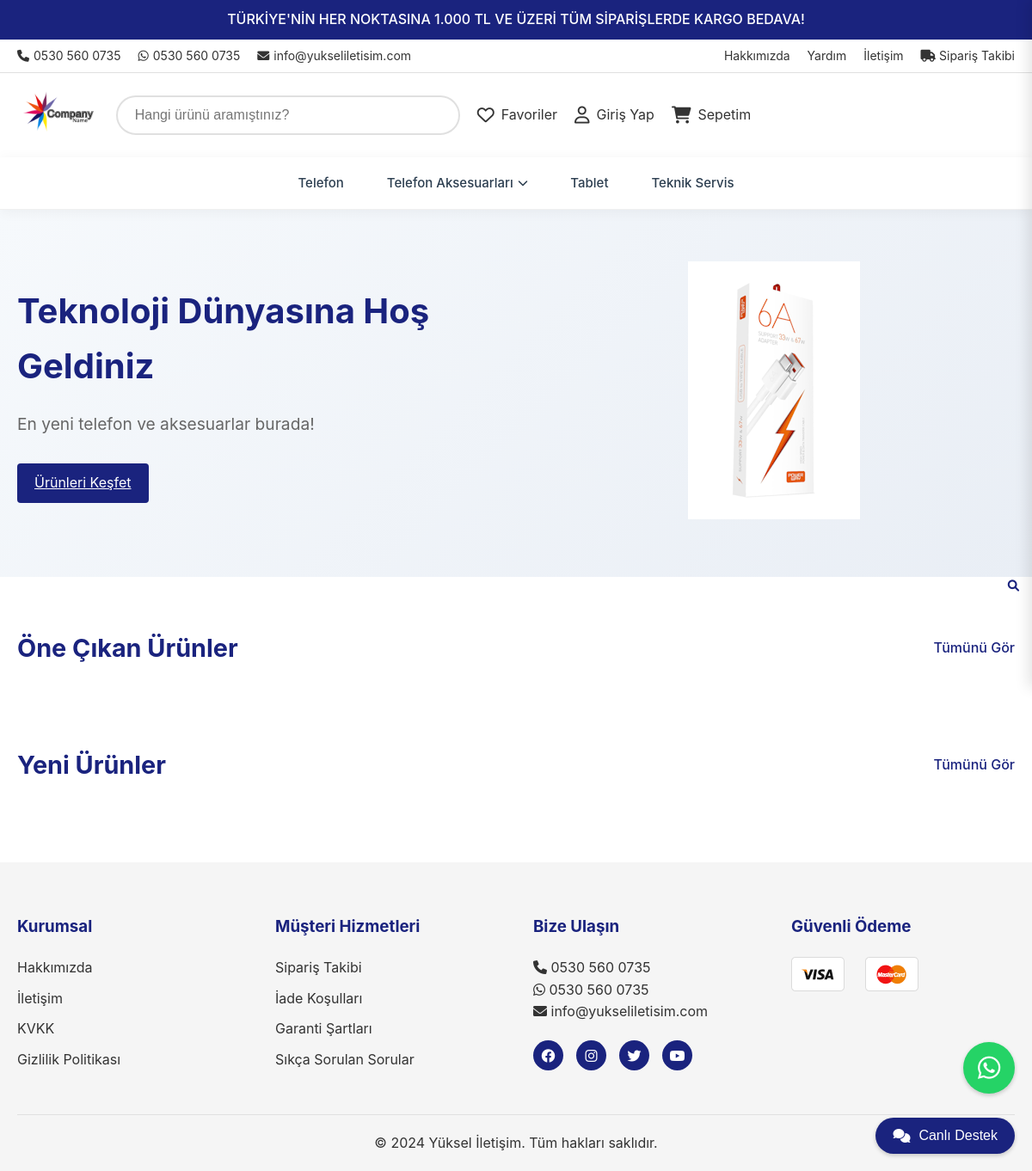
The page / on the database its author committed.
### models.py (models this page shows, shortened)
class Category(db.Model):
    id = db.Column(db.Integer, primary_key=True)
    name = db.Column(db.String(100), nullable=False)
    slug = db.Column(db.String(100), unique=True)
    description = db.Column(db.Text)
    parent_id = db.Column(db.Integer, db.ForeignKey('category.id'))
    image = db.Column(db.String(200))
    is_active = db.Column(db.Boolean, default=True)
    order = db.Column(db.Integer, default=0)
    meta_title = db.Column(db.String(200))
    meta_description = db.Column(db.Text)
    created_at = db.Column(db.DateTime, default=datetime.utcnow)
    updated_at = db.Column(db.DateTime, default=datetime.utcnow, onupdate=datetime.utcnow)
    children = db.relationship(
        'Category',
        backref=db.backref('parent', remote_side=[id]),
        lazy='dynamic'
    )

### app.py (the view)
    @app.route('/')
    def index():
        categories = Category.query.filter_by(parent_id=None).order_by(Category.order.asc()).all()
        featured_products = Product.query.order_by(db.func.random()).limit(8).all()
        new_products = Product.query.order_by(Product.created_at.desc()).limit(8).all()
        return render_template('index.html',
                            categories=categories,
                            featured_products=featured_products,
                            new_products=new_products)

### templates/index.html (shortened to what this page needs)
{% extends 'base.html' %}
{% block content %}
<section class="hero-slider">
    <div class="container">
        <div class="slider-wrapper">
            <div class="slide active">
                <div class="slide-content">
                    <div class="slide-text">
                        <h2>Teknoloji Dünyasına Hoş Geldiniz</h2>
                        <p>En yeni telefon ve aksesuarlar burada!</p>
                        <a href="#featured" class="btn btn-primary">Ürünleri Keşfet</a>
                    </div>
                    <div class="slide-image">
                        <img src="{{ url_for('static', filename='images/hero-image.png') }}"
                             alt="Hero Image">
                    </div>
                </div>
            </div>
        </div>
    </div>
</section>
<section class="featured-products" id="featured">
    <div class="container">
        <div class="section-header">
            <h2>Öne Çıkan Ürünler</h2>
            <a href="{{ url_for('admin.products') }}" class="view-all">Tümünü Gör</a>
        </div>
    </div>
</section>
<section class="new-products">
    <div class="container">
        <div class="section-header">
            <h2>Yeni Ürünler</h2>
            <a href="{{ url_for('admin.products') }}" class="view-all">Tümünü Gör</a>
        </div>
    </div>
</section>
{% endblock %}

### templates/base.html (shortened to what this page needs)
<!DOCTYPE html>
<html lang="tr">
<head>
    <link rel="stylesheet" href="https://cdnjs.cloudflare.com/ajax/libs/font-awesome/6.0.0/css/all.min.css">
    <link rel="stylesheet" href="{{ url_for('static', filename='css/main.css') }}">
</head>
<body>
    <div class="announcement-bar">
        TÜRKİYE'NİN HER NOKTASINA 1.000 TL VE ÜZERİ TÜM SİPARİŞLERDE KARGO BEDAVA!
    </div>
    <div class="top-bar">
        <div class="container">
            <div class="header-contact">
                <a href="tel:05305600735">
                    <i class="fas fa-phone"></i>
                    0530 560 0735
                </a>
                <a href="https://wa.me/05305600735">
                    <i class="fab fa-whatsapp"></i>
                    0530 560 0735
                </a>
                <a href="mailto:info@yukseliletisim.com">
                    <i class="fas fa-envelope"></i>
                    info@yukseliletisim.com
                </a>
            </div>
            <div class="header-menu">
                <a href="{{ url_for('index') }}">Hakkımızda</a>
                <a href="{{ url_for('index') }}">Yardım</a>
                <a href="{{ url_for('index') }}">İletişim</a>
                <a href="{{ url_for('index') }}">
                    <i class="fas fa-truck"></i>
                    Sipariş Takibi
                </a>
            </div>
        </div>
    </div>
    <header class="main-header">
        <div class="container">
            <div class="logo">
                <a href="{{ url_for('index') }}">
                    <img src="{{ url_for('static', filename='images/logo.png') }}"
                         onerror="this.src='\/static\/images\/default-logo.png'"
                         alt="Yüksel İletişim">
                </a>
            </div>
            <div class="search-container">
                <form action="{{ url_for('search') }}" method="GET">
                    <input type="text"
                           name="q"
                           class="search-input"
                           placeholder="Hangi ürünü aramıştınız?"
                           autocomplete="off"
                           required>
                    <button type="submit" class="search-button">
                        <i class="fas fa-search"></i>
                    </button>
                </form>
            </div>
            <div class="user-menu">
                <a href="{{ url_for('index') }}" class="menu-item">
                    <i class="far fa-heart"></i>
                    <span>Favoriler</span>
                </a>
                {% if current_user.is_authenticated %}
                <a href="{{ url_for('index') }}" class="menu-item">
                    <i class="far fa-user"></i>
                    <span>Hesabım</span>
                </a>
                {% else %}
                <a href="{{ url_for('login') }}" class="menu-item">
                    <i class="far fa-user"></i>
                    <span>Giriş Yap</span>
                </a>
                {% endif %}
                <a href="{{ url_for('cart') }}" class="menu-item cart">
                    <i class="fas fa-shopping-cart"></i>
                    <span>Sepetim</span>
                </a>
            </div>
        </div>
    </header>
    <nav class="main-nav">
        <div class="container">
            <div class="nav-wrapper">
                <ul class="nav-list">
                    {% for category in categories %}
                    <li class="nav-item {% if category.children.count() > 0 %}has-dropdown{% endif %}">
                        <a href="{{ url_for('category_products', category_name=category.name) }}" class="nav-link">
                            {{ category.name }}
                            {% if category.children.count() > 0 %}
                            <i class="fas fa-chevron-down"></i>
                            {% endif %}
                        </a>
                    </li>
                    {% endfor %}
                </ul>
            </div>
        </div>
    </nav>
    <main>
        {% block content %}{% endblock %}
    </main>
    <footer>
        <div class="container">
            <div class="footer-content">
                <div class="footer-section">
                    <h3>Kurumsal</h3>
                    <ul>
                        <li><a href="{{ url_for('index') }}">Hakkımızda</a></li>
                        <li><a href="{{ url_for('index') }}">İletişim</a></li>
                        <li><a href="{{ url_for('index') }}">KVKK</a></li>
                        <li><a href="{{ url_for('index') }}">Gizlilik Politikası</a></li>
                    </ul>
                </div>
                <div class="footer-section">
                    <h3>Müşteri Hizmetleri</h3>
                    <ul>
                        <li><a href="{{ url_for('index') }}">Sipariş Takibi</a></li>
                        <li><a href="{{ url_for('index') }}">İade Koşulları</a></li>
                        <li><a href="{{ url_for('index') }}">Garanti Şartları</a></li>
                        <li><a href="{{ url_for('index') }}">Sıkça Sorulan Sorular</a></li>
                    </ul>
                </div>
                <div class="footer-section">
                    <h3>Bize Ulaşın</h3>
                    <div class="contact-info">
                        <p><i class="fas fa-phone"></i> 0530 560 0735</p>
                        <p><i class="fab fa-whatsapp"></i> 0530 560 0735</p>
                        <p><i class="fas fa-envelope"></i> info@yukseliletisim.com</p>
                    </div>
                    <div class="social-media">
                        <a href="#" target="_blank"><i class="fab fa-facebook"></i></a>
                        <a href="#" target="_blank"><i class="fab fa-instagram"></i></a>
                        <a href="#" target="_blank"><i class="fab fa-twitter"></i></a>
                        <a href="#" target="_blank"><i class="fab fa-youtube"></i></a>
                    </div>
                </div>
                <div class="footer-section">
                    <h3>Güvenli Ödeme</h3>
                    <div class="payment-methods">
                        <img src="{{ url_for('static', filename='images/payment-methods.png') }}"
                             onerror="this.style.display='none'"
                             alt="Ödeme Yöntemleri">
                    </div>
                </div>
            </div>
            <div class="footer-bottom">
                <p>&copy; 2024 Yüksel İletişim. Tüm hakları saklıdır.</p>
            </div>
        </div>
    </footer>
    <div class="whatsapp-float">
        <a href="https://wa.me/05305600735" target="_blank">
            <i class="fab fa-whatsapp"></i>
        </a>
    </div>
    <div class="live-chat-float">
        <button id="liveChatButton">
            <i class="fas fa-comments"></i>
            <span>Canlı Destek</span>
        </button>
    </div>
</body>
</html>

### static/css/main.css (style rules this page uses)
:root { --primary-color: #1a237e; --secondary-color: #e31837; --text-color: #333; --light-gray: #f5f5f5; --border-color: #e0e0e0; }
* { margin: 0; padding: 0; box-sizing: border-box; }
body { font-family: -apple-system, BlinkMacSystemFont, 'Segoe UI', Roboto, Oxygen, Ubuntu, Cantarell, sans-serif; line-height: 1.6; color: var(--text-color); }
.container { max-width: 1400px; margin: 0 auto; padding: 0 20px; }
.top-bar { background: white; border-bottom: 1px solid var(--border-color); padding: 8px 0; }
.top-bar .container { display: flex; justify-content: space-between; align-items: center; }
.header-contact { display: flex; gap: 20px; }
.header-contact a { color: var(--text-color); text-decoration: none; font-size: 14px; display: flex; align-items: center; gap: 5px; }
.header-menu { display: flex; gap: 20px; }
.header-menu a { color: var(--text-color); text-decoration: none; font-size: 14px; }
.main-header { padding: 20px 0; background: white; }
.main-header .container { display: flex; align-items: center; gap: 40px; }
.logo img { height: 50px; }
.search-container { flex: 1; max-width: 600px; }
.search-input { width: 100%; padding: 12px 20px; border: 2px solid var(--border-color); border-radius: 25px; font-size: 16px; }
.search-button { position: absolute; right: 15px; top: 50%; transform: translateY(-50%); background: none; border: none; color: var(--primary-color); cursor: pointer; }
.user-menu { display: flex; align-items: center; gap: 20px; }
.menu-item { text-decoration: none; color: var(--text-color); display: flex; align-items: center; gap: 5px; }
.cart { position: relative; }
.main-nav { background: #ffffff; box-shadow: 0 2px 15px rgba(0,0,0,0.05); position: sticky; top: 0; z-index: 1000; border-bottom: 1px solid #f0f0f0; }
.nav-wrapper { display: flex; justify-content: center; align-items: center; height: 60px; }
.container { max-width: 1400px; margin: 0 auto; padding: 0 20px; width: 100%; }
.nav-list { list-style: none; padding: 0; margin: 0; display: flex; justify-content: center; align-items: center; gap: 10px; }
.nav-item { position: relative; }
.nav-link { display: flex; align-items: center; padding: 10px 20px; color: #2c3e50; text-decoration: none; font-weight: 500; transition: all 0.3s; border-radius: 8px; font-size: 15px; }
.nav-link i { margin-left: 6px; font-size: 12px; transition: transform 0.3s; }
footer { background: var(--light-gray); padding: 60px 0 20px; margin-top: 60px; }
.footer-content { display: grid; grid-template-columns: repeat(4, 1fr); gap: 40px; }
.footer-section h3 { color: var(--primary-color); margin-bottom: 20px; }
.footer-section ul { list-style: none; }
.footer-section ul li { margin-bottom: 10px; }
.footer-section a { color: var(--text-color); text-decoration: none; }
.social-media { display: flex; gap: 15px; margin-top: 20px; }
.social-media a { width: 35px; height: 35px; background: var(--primary-color); color: white; border-radius: 50%; display: flex; align-items: center; justify-content: center; }
.footer-bottom { margin-top: 40px; padding-top: 20px; border-top: 1px solid var(--border-color); text-align: center; }
.whatsapp-float { position: fixed; bottom: 90px; right: 20px; z-index: 1000; }
.whatsapp-float a { display: flex; align-items: center; justify-content: center; width: 60px; height: 60px; background: #25D366; color: white; border-radius: 50%; font-size: 30px; text-decoration: none; box-shadow: 0 2px 5px rgba(0,0,0,0.2); }
.live-chat-float { position: fixed; bottom: 20px; right: 20px; z-index: 1000; }
#liveChatButton { display: flex; align-items: center; gap: 10px; padding: 12px 20px; background: var(--primary-color); color: white; border: none; border-radius: 25px; font-size: 16px; cursor: pointer; box-shadow: 0 2px 5px rgba(0,0,0,0.2); transition: all 0.3s ease; }
.announcement-bar { background: var(--primary-color); color: white; text-align: center; padding: 10px; font-weight: 500; position: relative; z-index: 1000; }
@media (max-width: 1200px) { .main-header .container { gap: 20px; } }
@media (max-width: 1200px) { .search-container { max-width: 400px; } }
.menu-item { text-decoration: none; color: var(--text-color); display: flex; align-items: center; gap: 8px; position: relative; }
.menu-item i { font-size: 20px; }
.btn { display: inline-block; padding: 10px 20px; border: none; border-radius: 4px; font-size: 16px; cursor: pointer; transition: all 0.3s ease; }
.btn-primary { background: var(--primary-color); color: white; }

### rows shown on the page
Category: name "Telefon"
Category: name "Telefon Aksesuarları"
Category: name "Tablet"
Category: name "Teknik Servis"
